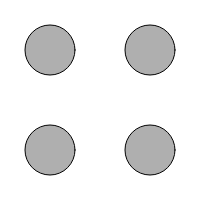
Frame 1 (no input)
Frame 60 (no input): identical to frame 1, image omitted
Frame 120 (the mouse pressed at the canvas centre since frame 60): identical to frame 1, image omitted

The p5.js sketch that drew this single still picture (run headless with seeded random() and noise() and a simulated clock; from frame 60 on, the mouse is pressed at the canvas centre):

// p5.js sketch
// ── sketch.js
// Learning Processing
// Daniel Shiffman
// http://www.learningprocessing.com

// Step 1: Write code that draws the following screenshots 
// with hard-coded values. (Feel free to use colors 
// instead of grayscale.)

// Step 2: Replace all of the hard-coded numbers with 
// variables.

// Step 3: Write assignment operations in draw() that 
// change the value of the variables.
// For example, “variable1 = variable1 + 2;”. 
// Try different expressions and see what happens!

// Exercise 4-4a: 

function setup() {
  createCanvas(200,200); 
}

function draw() {
  background(255);
  stroke(0);
  fill(175);
  ellipse(50,50,50,50);
  ellipse(150,50,50,50);
  ellipse(50,150,50,50);
  ellipse(150,150,50,50);
}
